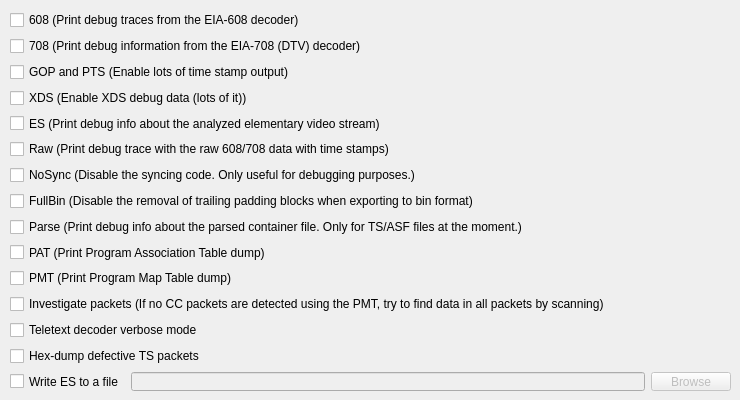
   <widget class="QWidget" name="tabDebug">
    <attribute name="title">
     <string>Debug</string>
    </attribute>
    <widget class="QWidget" name="gridLayoutWidget">
     <property name="geometry">
      <rect>
       <x>10</x>
       <y>10</y>
       <width>721</width>
       <height>381</height>
      </rect>
     </property>
     <layout class="QGridLayout" name="gridLayout_2">
      <item row="6" column="0">
       <widget class="QCheckBox" name="cbDebugNoSync">
        <property name="text">
         <string>NoSync (Disable the syncing code. Only useful for debugging purposes.)</string>
        </property>
       </widget>
      </item>
      <item row="7" column="0">
       <widget class="QCheckBox" name="cbDebugFullBin">
        <property name="text">
         <string>FullBin (Disable the removal of trailing padding blocks when exporting to bin format)</string>
        </property>
       </widget>
      </item>
      <item row="0" column="0">
       <widget class="QCheckBox" name="cbDebug608">
        <property name="text">
         <string>608 (Print debug traces from the EIA-608 decoder)</string>
        </property>
       </widget>
      </item>
      <item row="4" column="0">
       <widget class="QCheckBox" name="cbDebugES">
        <property name="text">
         <string>ES (Print debug info about the analyzed elementary video stream)</string>
        </property>
       </widget>
      </item>
      <item row="2" column="0">
       <widget class="QCheckBox" name="cbDebugPTS">
        <property name="text">
         <string>GOP and PTS (Enable lots of time stamp output)</string>
        </property>
       </widget>
      </item>
      <item row="8" column="0">
       <widget class="QCheckBox" name="cbDebugParse">
        <property name="text">
         <string>Parse (Print debug info about the parsed container file. Only for TS/ASF files at the moment.)</string>
        </property>
       </widget>
      </item>
      <item row="9" column="0">
       <widget class="QCheckBox" name="cbDebugPAT">
        <property name="text">
         <string>PAT (Print Program Association Table dump)</string>
        </property>
       </widget>
      </item>
      <item row="11" column="0">
       <widget class="QCheckBox" name="cbDebugInvestigate">
        <property name="text">
         <string>Investigate packets (If no CC packets are detected using the PMT, try to find data in all packets by scanning)</string>
        </property>
       </widget>
      </item>
      <item row="10" column="0">
       <widget class="QCheckBox" name="cbDebugPMT">
        <property name="text">
         <string>PMT (Print Program Map Table dump)</string>
        </property>
       </widget>
      </item>
      <item row="3" column="0">
       <widget class="QCheckBox" name="cbDebugXDS">
        <property name="text">
         <string>XDS (Enable XDS debug data (lots of it))</string>
        </property>
       </widget>
      </item>
      <item row="5" column="0">
       <widget class="QCheckBox" name="cbDebugRaw">
        <property name="text">
         <string>Raw (Print debug trace with the raw 608/708 data with time stamps)</string>
        </property>
       </widget>
      </item>
      <item row="1" column="0">
       <widget class="QCheckBox" name="cbDebug708">
        <property name="text">
         <string>708 (Print debug information from the EIA-708 (DTV) decoder)</string>
        </property>
       </widget>
      </item>
      <item row="12" column="0">
       <widget class="QCheckBox" name="cbDebugTeletext">
        <property name="text">
         <string>Teletext decoder verbose mode</string>
        </property>
       </widget>
      </item>
      <item row="14" column="0">
       <layout class="QHBoxLayout" name="horizontalLayout_13">
        <item>
         <widget class="QCheckBox" name="cbDebugESFile">
          <property name="text">
           <string>Write ES to a file</string>
          </property>
         </widget>
        </item>
        <item>
         <widget class="QLineEdit" name="leDebugESFile">
          <property name="enabled">
           <bool>false</bool>
          </property>
         </widget>
        </item>
        <item>
         <widget class="QPushButton" name="btnDebugESFile">
          <property name="enabled">
           <bool>false</bool>
          </property>
          <property name="text">
           <string>Browse</string>
          </property>
         </widget>
        </item>
       </layout>
      </item>
      <item row="13" column="0">
       <widget class="QCheckBox" name="cbTSDumpDefective">
        <property name="text">
         <string>Hex-dump defective TS packets</string>
        </property>
       </widget>
      </item>
     </layout>
    </widget>
   </widget>
